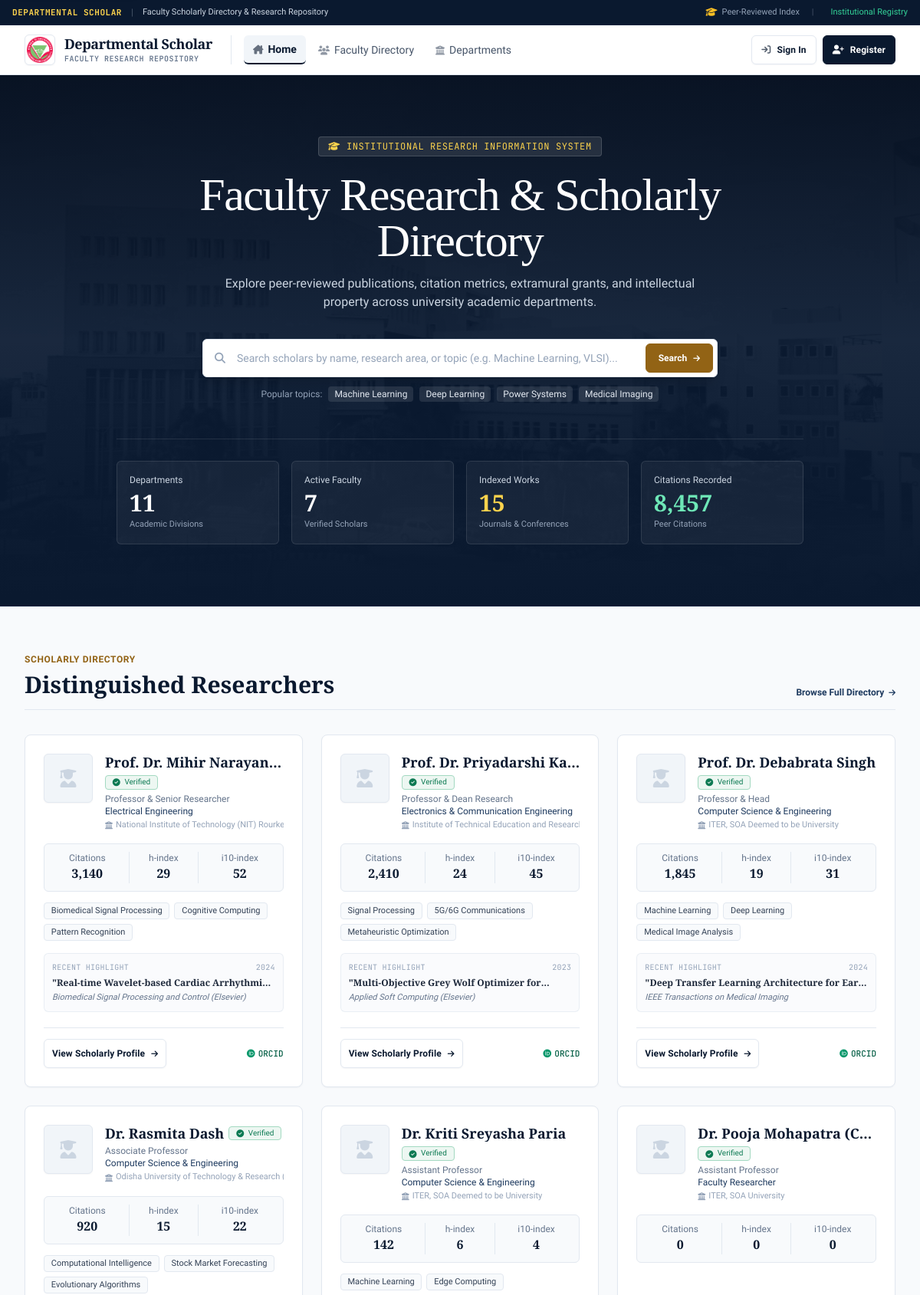
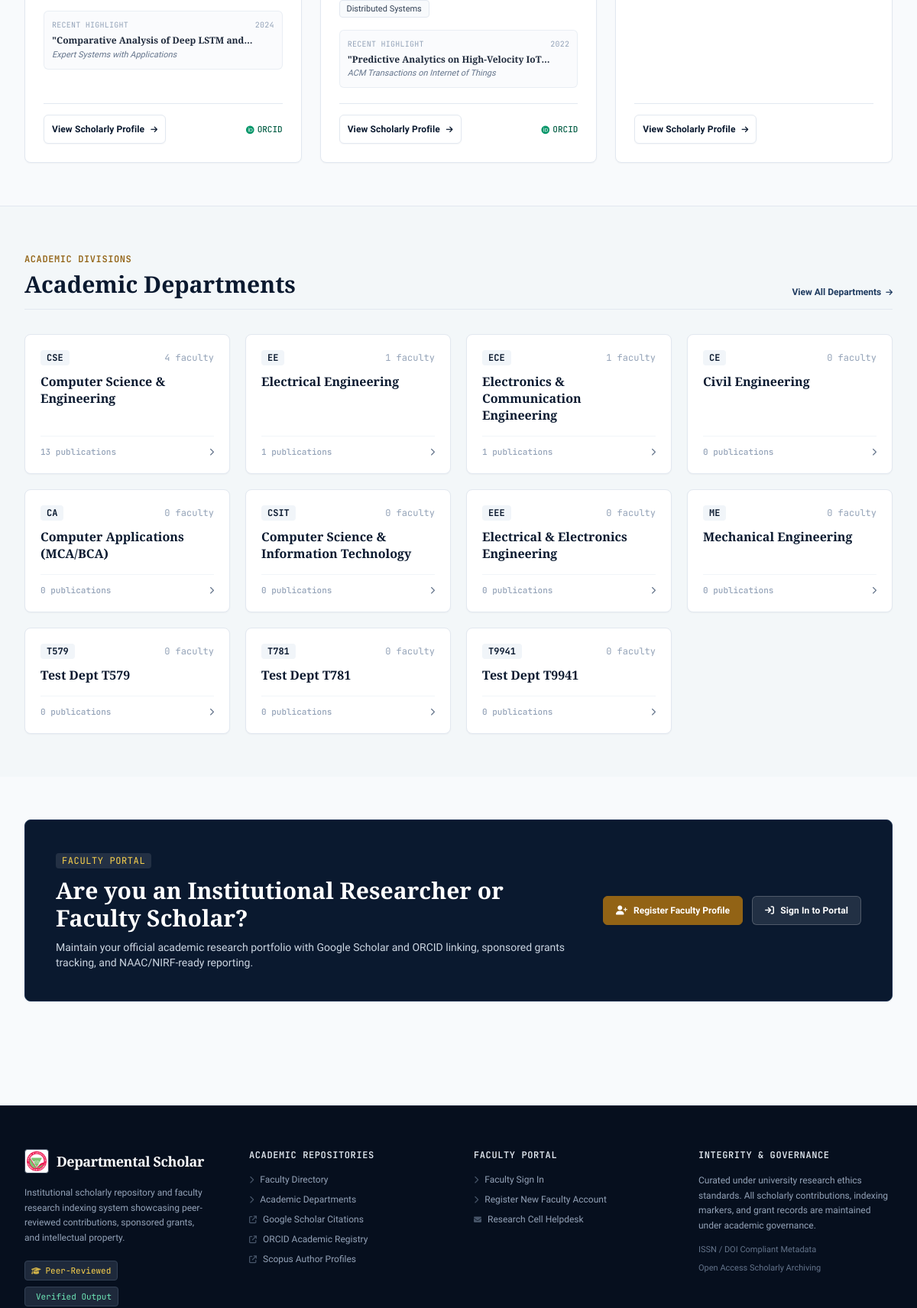
The page / (upper part) on the database its author committed (2 pictures, top to bottom).
### tables this page shows
CREATE TABLE `faculty_profiles` (
  `id` int(11) NOT NULL AUTO_INCREMENT,
  `user_id` int(11) NOT NULL,
  `slug` varchar(191) DEFAULT NULL,
  `department_id` int(11) DEFAULT NULL,
  `institution` varchar(191) DEFAULT 'ITER, SOA University',
  `salutation` varchar(20) DEFAULT 'Dr.',
  `designation` varchar(100) DEFAULT 'Assistant Professor',
  `cabin` varchar(100) DEFAULT NULL,
  `phone` varchar(50) DEFAULT NULL,
  `photo_url` varchar(255) DEFAULT NULL,
  `bio` text DEFAULT NULL,
  `research_interests` text DEFAULT NULL,
  `google_scholar_url` varchar(255) DEFAULT NULL,
  `orcid_id` varchar(50) DEFAULT NULL,
  `scopus_id` varchar(50) DEFAULT NULL,
  `researchgate_url` varchar(255) DEFAULT NULL,
  `semantic_scholar_url` varchar(255) DEFAULT NULL,
  `dblp_url` varchar(255) DEFAULT NULL,
  `website_url` varchar(255) DEFAULT NULL,
  `wos_id` varchar(50) DEFAULT NULL,
  `total_citations` int(11) DEFAULT 0,
  `h_index` int(11) DEFAULT 0,
  `i10_index` int(11) DEFAULT 0,
  `phd_supervised` int(11) DEFAULT 0,
  `memberships` text DEFAULT NULL,
  `editorial_roles` text DEFAULT NULL,
  `metrics_source` varchar(100) DEFAULT 'Faculty Self-Reported (Google Scholar / Scopus)',
  `cv_url` varchar(255) DEFAULT NULL,
  `is_verified` tinyint(1) DEFAULT 1,
  `created_at` timestamp NOT NULL DEFAULT current_timestamp(),
  `updated_at` timestamp NOT NULL DEFAULT current_timestamp() ON UPDATE current_timestamp(),
  PRIMARY KEY (`id`),
  UNIQUE KEY `user_id` (`user_id`),
  UNIQUE KEY `slug` (`slug`),
  KEY `idx_dept` (`department_id`),
  KEY `idx_citations` (`total_citations`),
  KEY `idx_institution` (`institution`),
  CONSTRAINT `fk_profile_dept` FOREIGN KEY (`department_id`) REFERENCES `departments` (`id`) ON DELETE SET NULL,
  CONSTRAINT `fk_profile_user` FOREIGN KEY (`user_id`) REFERENCES `users` (`id`) ON DELETE CASCADE
);

CREATE TABLE `users` (
  `id` int(11) NOT NULL AUTO_INCREMENT,
  `email` varchar(191) NOT NULL,
  `password_hash` varchar(255) NOT NULL,
  `full_name` varchar(191) NOT NULL,
  `role` enum('super_admin','admin','faculty') NOT NULL DEFAULT 'faculty',
  `status` enum('active','inactive','pending') NOT NULL DEFAULT 'active',
  `created_at` timestamp NOT NULL DEFAULT current_timestamp(),
  `updated_at` timestamp NOT NULL DEFAULT current_timestamp() ON UPDATE current_timestamp(),
  PRIMARY KEY (`id`),
  UNIQUE KEY `email` (`email`),
  KEY `idx_role_status` (`role`,`status`)
);

CREATE TABLE `departments` (
  `id` int(11) NOT NULL AUTO_INCREMENT,
  `code` varchar(20) NOT NULL,
  `name` varchar(191) NOT NULL,
  `description` text DEFAULT NULL,
  `created_at` timestamp NOT NULL DEFAULT current_timestamp(),
  PRIMARY KEY (`id`),
  UNIQUE KEY `code` (`code`)
);

CREATE TABLE `publications` (
  `id` int(11) NOT NULL AUTO_INCREMENT,
  `faculty_profile_id` int(11) NOT NULL,
  `title` text NOT NULL,
  `authors` text NOT NULL,
  `publication_type` enum('journal','conference','book_chapter','book','patent_publication') DEFAULT 'journal',
  `journal_conference_name` varchar(255) NOT NULL,
  `publication_year` int(11) NOT NULL,
  `volume` varchar(50) DEFAULT NULL,
  `issue` varchar(50) DEFAULT NULL,
  `pages` varchar(50) DEFAULT NULL,
  `publisher` varchar(150) DEFAULT NULL,
  `doi` varchar(150) DEFAULT NULL,
  `url` varchar(255) DEFAULT NULL,
  `pdf_url` varchar(255) DEFAULT NULL,
  `is_open_access` tinyint(1) DEFAULT 0,
  `abstract` text DEFAULT NULL,
  `indexing` varchar(100) DEFAULT NULL,
  `citation_count` int(11) DEFAULT 0,
  `created_by_user_id` int(11) DEFAULT NULL,
  `created_at` timestamp NOT NULL DEFAULT current_timestamp(),
  `updated_at` timestamp NOT NULL DEFAULT current_timestamp() ON UPDATE current_timestamp(),
  PRIMARY KEY (`id`),
  KEY `idx_pub_profile` (`faculty_profile_id`),
  KEY `idx_pub_year` (`publication_year`),
  KEY `idx_pub_type` (`publication_type`),
  KEY `fk_pub_creator` (`created_by_user_id`),
  CONSTRAINT `fk_pub_creator` FOREIGN KEY (`created_by_user_id`) REFERENCES `users` (`id`) ON DELETE SET NULL,
  CONSTRAINT `fk_pub_profile` FOREIGN KEY (`faculty_profile_id`) REFERENCES `faculty_profiles` (`id`) ON DELETE CASCADE
);

### index.php (the view, shortened to what the rows shown need)
<?php
require_once __DIR__ . '/includes/helpers.php';
$db = Database::getConnection();
$deptStmt = $db->query("
    SELECT d.id, d.code, d.name,
           COUNT(DISTINCT fp.id) as faculty_count,
           COUNT(DISTINCT p.id) as pub_count
    FROM departments d
    LEFT JOIN faculty_profiles fp ON fp.department_id = d.id AND fp.is_verified = 1
    LEFT JOIN publications p ON p.faculty_profile_id = fp.id
    GROUP BY d.id, d.code, d.name
    ORDER BY faculty_count DESC, pub_count DESC, d.name ASC
");
$departments = $deptStmt->fetchAll(PDO::FETCH_ASSOC);
$facultyStmt = $db->query("
    SELECT fp.*, u.full_name, u.email, d.name as department_name, d.code as department_code
    FROM faculty_profiles fp
    JOIN users u ON fp.user_id = u.id
    LEFT JOIN departments d ON fp.department_id = d.id
    WHERE fp.is_verified = 1 AND u.status = 'active'
    ORDER BY fp.total_citations DESC, fp.id DESC
    LIMIT 6
");
$featuredFaculty = $facultyStmt->fetchAll(PDO::FETCH_ASSOC);
$topPubsByFaculty = [];
if (!empty($featuredFaculty)) {
    $facIds = array_map('intval', array_column($featuredFaculty, 'id'));
    $inClause = implode(',', $facIds);
    $pubsStmt = $db->query("
        SELECT p.faculty_profile_id, p.title, p.journal_conference_name as venue, p.publication_year as year, p.citation_count as citations
        FROM publications p
        WHERE p.faculty_profile_id IN ($inClause)
        ORDER BY p.citation_count DESC, p.publication_year DESC
    ");
    while ($row = $pubsStmt->fetch(PDO::FETCH_ASSOC)) {
        if (!isset($topPubsByFaculty[$row['faculty_profile_id']])) {
            $topPubsByFaculty[$row['faculty_profile_id']] = $row;
        }
    }
}
require_once __DIR__ . '/includes/header.php';
?>
<section class="relative bg-oxford-navy text-white py-16 sm:py-20 border-b border-oxford-blue/60 overflow-hidden">
    <div class="relative max-w-7xl mx-auto px-4 sm:px-6 lg:px-8 text-center">
        <h1 class="font-serif text-3xl sm:text-5xl lg:text-6xl font-normal tracking-tight text-white max-w-4xl mx-auto leading-tight">
            Faculty Research & Scholarly Directory
        </h1>
    </div>
</section>
<?php if (!empty($featuredFaculty)): ?>
<section class="max-w-7xl mx-auto px-4 sm:px-6 lg:px-8 py-14">
    <div class="flex flex-col sm:flex-row sm:items-end justify-between mb-8 pb-3.5 border-b border-scholar-border">
        <div>
            <h2 class="font-serif text-2xl sm:text-3xl font-bold text-oxford-navy mt-1">Distinguished Researchers</h2>
        </div>
    </div>
    <div class="grid grid-cols-1 md:grid-cols-2 lg:grid-cols-3 gap-6">
        <?php foreach ($featuredFaculty as $fac): ?>
            <div class="academic-card p-6 flex flex-col justify-between group hover:border-oxford-slate transition">
                <div>
                    <div class="flex items-start gap-4">
                        <div class="w-16 h-16 rounded-[6px] bg-slate-100 border border-scholar-border overflow-hidden flex-shrink-0 flex items-center justify-center text-slate-400 shadow-xs">
                            <?php $photo = faculty_photo_url($fac['photo_url'] ?? null); ?>
                            <?php if ($photo): ?>
                                <img src="<?= $photo ?>" alt="<?= e($fac['full_name']) ?>" class="w-full h-full object-cover"
                                     onerror="this.style.display='none'; this.nextElementSibling.classList.remove('hidden');">
                                <div class="hidden text-slate-300 flex items-center justify-center w-full h-full">
                                    <i class="fa-solid fa-user-graduate text-2xl"></i>
                                </div>
                            <?php else: ?>
                                <i class="fa-solid fa-user-graduate text-2xl text-slate-300"></i>
                            <?php endif; ?>
                        </div>
                        <div class="flex-grow min-w-0">
                            <div class="flex items-center gap-1.5 flex-wrap">
                                <h3 class="font-serif font-bold text-oxford-navy text-lg leading-tight truncate">
                                    <a href="<?= researcher_url($fac) ?>" class="hover:text-oxford-blue transition">
                                        <?= e(clean_faculty_display_name($fac['salutation'] ?? '', $fac['full_name'] ?? '')) ?>
                                    </a>
                                </h3>
                                <span class="academic-tag academic-tag-green text-[10px] !py-0.5">
                                    <i class="fa-solid fa-circle-check text-[10px]"></i> Verified
                                </span>
                            </div>
                            <p class="text-xs text-scholar-muted mt-1 truncate font-medium"><?= e($fac['designation']) ?></p>
                            <p class="text-xs text-oxford-slate font-medium truncate"><?= e($fac['department_name'] ?? 'Faculty Researcher') ?></p>
                            <?php if (!empty($fac['institution'])): ?>
                                <p class="text-[11px] text-slate-400 truncate flex items-center gap-1 mt-0.5">
                                    <i class="fa-solid fa-building-columns text-[10px]"></i>
                                    <span><?= e($fac['institution']) ?></span>
                                </p>
                            <?php endif; ?>
                        </div>
                    </div>
                    <div class="mt-4 grid grid-cols-3 gap-2 p-2.5 rounded-[6px] bg-slate-50 border border-scholar-border text-center">
                        <div>
                            <span class="text-slate-500 text-xs font-sans block">Citations</span>
                            <span class="font-bold text-oxford-navy font-serif text-base"><?= number_format($fac['total_citations']) ?></span>
                        </div>
                        <div class="border-x border-slate-200">
                            <span class="text-slate-500 text-xs font-sans block">h-index</span>
                            <span class="font-bold text-oxford-navy font-serif text-base"><?= (int)$fac['h_index'] ?></span>
                        </div>
                        <div>
                            <span class="text-slate-500 text-xs font-sans block">i10-index</span>
                            <span class="font-bold text-oxford-navy font-serif text-base"><?= (int)$fac['i10_index'] ?></span>
                        </div>
                    </div>
                    <?php if (!empty($fac['research_interests'])): ?>
                        <div class="mt-3.5 flex flex-wrap gap-1.5">
                            <?php
                                $tags = array_map('trim', explode(',', $fac['research_interests']));
                                foreach (array_slice($tags, 0, 3) as $tag):
                            ?>
                                <span class="academic-tag text-[11px]">
                                    <?= e($tag) ?>
                                </span>
                            <?php endforeach; ?>
                        </div>
                    <?php endif; ?>
                    <?php if (isset($topPubsByFaculty[$fac['id']])): ?>
                        <?php $topPub = $topPubsByFaculty[$fac['id']]; ?>
                        <div class="mt-4 p-2.5 rounded-[6px] bg-slate-50/70 border border-slate-200/70 text-xs">
                            <div class="text-[10px] font-mono text-slate-400 uppercase tracking-wide flex items-center justify-between">
                                <span>Recent Highlight</span>
                                <?php if (!empty($topPub['year'])): ?>
                                    <span class="font-mono"><?= (int)$topPub['year'] ?></span>
                                <?php endif; ?>
                            </div>
                            <div class="font-serif text-slate-800 text-xs font-semibold leading-snug line-clamp-1 mt-1">
                                "<?= e($topPub['title']) ?>"
                            </div>
                            <?php if (!empty($topPub['venue'])): ?>
                                <div class="text-[11px] text-slate-500 italic truncate mt-0.5">
                                    <?= e($topPub['venue']) ?>
                                </div>
                            <?php endif; ?>
                        </div>
                    <?php endif; ?>
                </div>
                <div class="mt-5 pt-3.5 border-t border-scholar-border flex items-center justify-between text-xs">
                    <a href="<?= researcher_url($fac) ?>" class="btn-academic-secondary text-xs !py-1 !px-2.5 group-hover:border-oxford-slate">
                        <span>View Scholarly Profile</span>
                        <i class="fa-solid fa-arrow-right text-[10px]"></i>
                    </a>
                    <?php if (!empty($fac['orcid_id'])): ?>
                        <span class="inline-flex items-center gap-1 text-[11px] text-emerald-800 font-mono font-medium">
                            <i class="fa-brands fa-orcid text-emerald-600"></i> ORCID
                        </span>
                    <?php endif; ?>
                </div>
            </div>
        <?php endforeach; ?>
    </div>
</section>
<?php endif; ?>
<section class="bg-slate-100/60 py-14 border-t border-scholar-border">
    <div class="max-w-7xl mx-auto px-4 sm:px-6 lg:px-8">
        <div class="flex flex-col sm:flex-row sm:items-end justify-between mb-8 pb-3.5 border-b border-scholar-border">
            <div>
                <h2 class="font-serif text-2xl sm:text-3xl font-bold text-oxford-navy mt-1">Academic Departments</h2>
            </div>
        </div>
        <div class="grid grid-cols-1 sm:grid-cols-2 lg:grid-cols-4 gap-5">
            <?php foreach ($departments as $dept): ?>
                <a href="<?= url('directory.php?dept=' . urlencode($dept['code'])) ?>"
                   class="academic-card p-5 hover:border-oxford-slate transition flex flex-col justify-between group">
                    <div>
                        <div class="flex items-center justify-between mb-2.5">
                            <span class="px-2 py-0.5 rounded-[4px] bg-slate-100 text-oxford-navy text-xs font-mono font-bold group-hover:bg-oxford-navy group-hover:text-white transition">
                                <?= e($dept['code']) ?>
                            </span>
                            <span class="text-xs text-slate-400 font-mono">
                                <?= (int)$dept['faculty_count'] ?> faculty
                            </span>
                        </div>
                        <h3 class="font-serif font-bold text-oxford-navy text-base leading-snug group-hover:text-oxford-blue transition">
                            <?= e($dept['name']) ?>
                        </h3>
                    </div>
                    <div class="mt-4 pt-3 border-t border-slate-100 flex items-center justify-between text-xs font-medium text-slate-500 group-hover:text-oxford-blue">
                        <span class="font-mono text-[11px] text-slate-400"><?= (int)$dept['pub_count'] ?> publications</span>
                        <i class="fa-solid fa-chevron-right text-[10px] transform group-hover:translate-x-1 transition"></i>
                    </div>
                </a>
            <?php endforeach; ?>
        </div>
    </div>
</section>
<section class="max-w-7xl mx-auto px-4 sm:px-6 lg:px-8 py-14">
    <div class="rounded-[8px] bg-oxford-navy text-white p-8 sm:p-10 shadow-sm border border-oxford-blue flex flex-col md:flex-row items-center justify-between gap-6">
        <div class="space-y-2.5 max-w-2xl">
            <h2 class="font-serif text-2xl sm:text-3xl font-bold">
                Are you an Institutional Researcher or Faculty Scholar?
            </h2>
        </div>
    </div>
</section>
<?php require_once __DIR__ . '/includes/footer.php'; ?>

### rows shown on the page
faculty_profiles: salutation.full_name "Prof. Dr. Mihir Narayan…", designation "Professor & Senior Researcher", department.name "Electrical Engineering", institution "National Institute of Technology (NIT) Rour…", total_citations "3,140", h_index "29", i10_index "52", research_interests "Biomedical Signal Processing", research_interests "Cognitive Computing", research_interests "Pattern Recognition", id.publication_year "2024", id.title "Real-time Wavelet-based Cardiac…", id.journal_conference_name "Biomedical Signal Processing and Control (Elsevier)", shows "ORCID"
faculty_profiles: salutation.full_name "Prof. Dr. Priyadarshi Ka…", designation "Professor & Dean Research", department.name "Electronics & Communication Engineering", institution "Institute of Technical Education and Resear…", total_citations "2,410", h_index "24", i10_index "45", research_interests "Signal Processing", research_interests "5G/6G Communications", research_interests "Metaheuristic Optimization", id.publication_year "2023", id.title "Multi-Objective Grey Wolf Optimizer…", id.journal_conference_name "Applied Soft Computing (Elsevier)", shows "ORCID"
faculty_profiles: salutation.full_name "Prof. Dr. Debabrata Singh", designation "Professor & Head", department.name "Computer Science & Engineering", institution "ITER, SOA Deemed to be University", total_citations "1,845", h_index "19", i10_index "31", research_interests "Machine Learning", research_interests "Deep Learning", research_interests "Medical Image Analysis", id.publication_year "2024", id.title "Deep Transfer Learning Architecture for…", id.journal_conference_name "IEEE Transactions on Medical Imaging", shows "ORCID"
faculty_profiles: user.full_name "Dr. Rasmita Dash", designation "Associate Professor", department.name "Computer Science & Engineering", institution "Odisha University of Technology & Researc…", total_citations "920", h_index "15", i10_index "22", research_interests "Computational Intelligence", research_interests "Stock Market Forecasting", research_interests "Evolutionary Algorithms", id.publication_year "2024", id.title "Comparative Analysis of Deep LSTM…", id.journal_conference_name "Expert Systems with Applications", shows "ORCID"
faculty_profiles: salutation.full_name "Dr. Kriti Sreyasha Paria", designation "Assistant Professor", department.name "Computer Science & Engineering", institution "ITER, SOA Deemed to be University", total_citations "142", h_index "6", i10_index "4", research_interests "Machine Learning", research_interests "Edge Computing", research_interests "Distributed Systems", id.publication_year "2022", id.title "Predictive Analytics on High-Velocity…", id.journal_conference_name "ACM Transactions on Internet of Things", shows "ORCID"
faculty_profiles: salutation.full_name "Dr. Pooja Mohapatra (C…", designation "Assistant Professor", department_name "Faculty Researcher", institution "ITER, SOA University", total_citations "0", h_index "0", i10_index "0"
departments: code "CSE", faculty_count "4", name "Computer Science & Engineering", pub_count "13"
departments: code "EE", faculty_count "1", name "Electrical Engineering", pub_count "1"
departments: code "ECE", faculty_count "1", name "Electronics & Communication Engineering", pub_count "1"
departments: code "CE", faculty_count "0", name "Civil Engineering", pub_count "0"
departments: code "CA", faculty_count "0", name "Computer Applications (MCA/BCA)", pub_count "0"
departments: code "CSIT", faculty_count "0", name "Computer Science & Information Technology", pub_count "0"
departments: code "EEE", faculty_count "0", name "Electrical & Electronics Engineering", pub_count "0"
departments: code "ME", faculty_count "0", name "Mechanical Engineering", pub_count "0"
departments: code "T579", faculty_count "0", name "Test Dept T579", pub_count "0"
departments: code "T781", faculty_count "0", name "Test Dept T781", pub_count "0"
departments: code "T9941", faculty_count "0", name "Test Dept T9941", pub_count "0"

### other values the page prints
count($departments) "11"
$totalFaculties "7"
$totalPubs "15"
$totalCitations "8,457"
